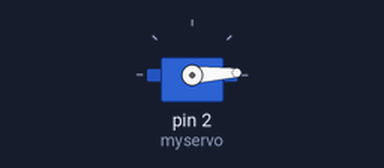
A sketch run on a simulated Arduino Uno, built with avr-gcc and run on an emulated ATmega328P. On the bench: servo.

Above: at 0.05 s.
At 1.25 s:
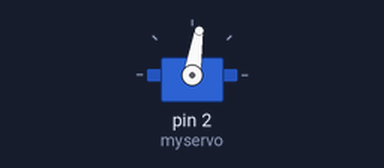
At 2.45 s:
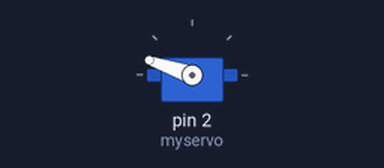
At 4.85 s:
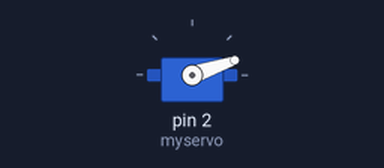
Timing chart, 0 to 6.7 s (numbered marks = the images above):
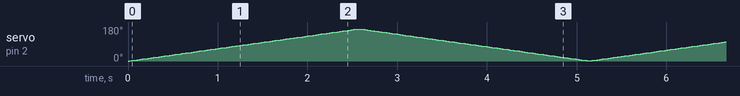

The sketch:

Sweeping_sketch.ino
```cpp
#include <Servo.h>
Servo myservo; // create servo object to control a servo
// a maximum of eight servo objects can be created
int pos = 0; // variable to store the servo position
void setup()
{
myservo.attach(2); // attaches the servo on pin 2 to the servo object
}
void loop()
{
for(pos = 0; pos < 170; pos += 1) // goes from 0 degrees to 170 degrees
{ // in steps of 1 degree
myservo.write(pos); // move to position in variable 'pos'
delay(15); // waits 15ms to reach the position
}
for(pos = 170; pos>=1; pos-=1) // goes from 170 degrees to 0 degrees
{
myservo.write(pos); // move to position in variable 'pos'
delay(15); // waits 15ms to reach the position
}
}
```
